Frame 1 (no input): blank canvas, image omitted
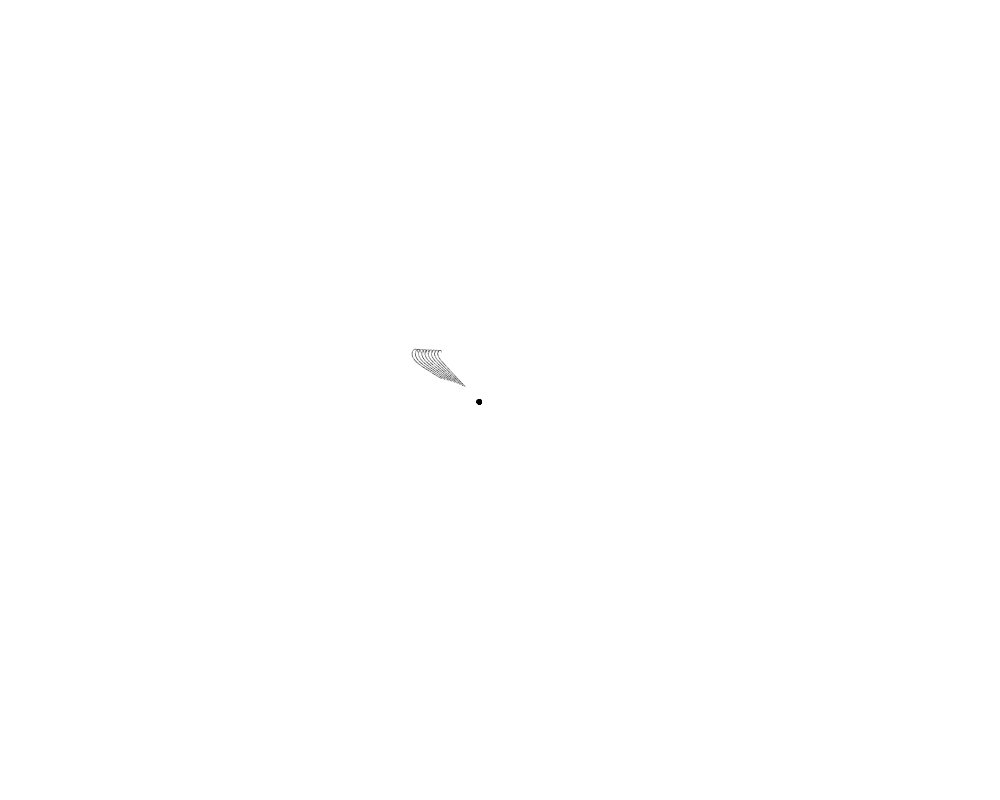
Frame 60 (the mouse pressed at the canvas centre just before this capture)
Frame 120 (the mouse held since frame 60 and released just before this capture): identical to frame 60, image omitted

The Processing sketch that drew this single still picture (run headless with seeded random() and noise(); from frame 60 on, the mouse is pressed at the canvas centre):

// Processing sketch: mehretu
// ── mehretu.pde
ArrayList<Agent> agents = new ArrayList<>();
Sink sink;
int[] domain = new int[4];
float domainx;
float domainy;

void setup(){
  size(1000,800);
  background(255);
  
  float cx = random(300,500);
  float cy = random(300,500);
  float angle = random(0,2*PI);
  for(int i = 0; i < 5; i++){
    if(i == 0){
      agents.add(new Agent(cx + 3*i,cy,angle));
      continue;
    }
    agents.add(new Agent(cx + 3*i,cy,angle));
    agents.add(new Agent(cx - 3*i,cy,angle));
  }
  sink = new Sink(cx + 50,cy + 50);
  
}
void draw(){
  circle(sink.pos.x,sink.pos.y,5);
  for(Agent agent : agents){
    if(agent.age > 50) continue;
    fill(0,random(100,255));
    stroke(255,0);
    circle(agent.pos.x,agent.pos.y,agent.size);
    agent.move();
  }
}
class Agent{
  float size = 1;
  PVector pos;
  float d = 1;
  float angle;
  int age = 0;
  Agent(float x, float y, float angle){
    pos = new PVector(x,y);
    this.angle = angle;
  }
  void move(){
    angle += (sink.mass/sq(PVector.dist(pos,sink.pos)))*
            (angle(sink.pos,pos) - angle);
    pos.x += d * cos(angle);
    pos.y += d * sin(angle);
    age++;
  }
}
class Sink{
  float mass = 1000;
  PVector pos;
  Sink(float x, float y){
    pos = new PVector(x,y);
  }
}
float angle(PVector p1, PVector p2){
  return atan2(-(p2.y-p1.y), -(p2.x-p1.x));
}
